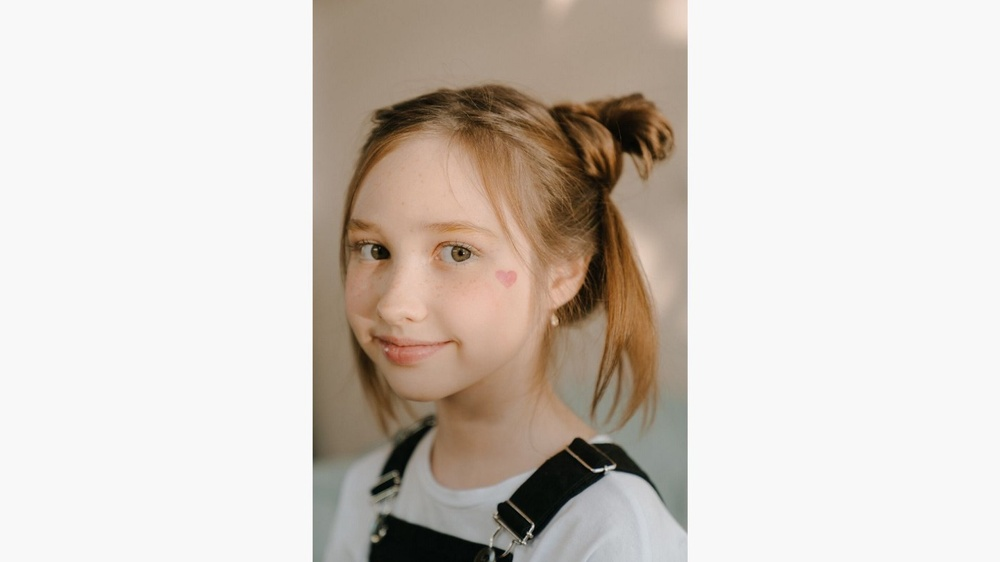
#> input picture test.jpeg, 1000 x 562 px, shrunk from 1400 x 787 before the run
$ jupyter execute 'FACE DETECTOR IN IMAGE.ipynb'
#> lines starting #> are read from the running program, lines starting #| are printed output that depends on the picture; after the words box and inside, x2 and y2 are one past the last pixel; in counts of white or black regions, pixels touching at a corner belong together
[cell 1]
import cv2

[cell 2]
face_cascade = cv2.CascadeClassifier('face_detector.xml') #reading an xml file written by OpenCv called Haarcascade , type of classifier used to detect objects in source

[cell 3]
img = cv2.imread('test.jpeg')
#> img is the input picture: shape (562, 1000, 3); mean B, G, R 196.5, 203.8, 211.8

[cell 4]
faces = face_cascade.detectMultiScale(img, 1.1, 4)
#> faces = [[287, 150, 267, 267]]
#print(faces)

[cell 5]
# Draw rectangle around the faces
for (x, y, w, h) in faces:
  cv2.rectangle(img, (x, y), (x+w, y+h), (255, 0, 0), 2)#cv2.rectangle(image, start_point, end_point, color, thickness)
#> this loop made 1 pass
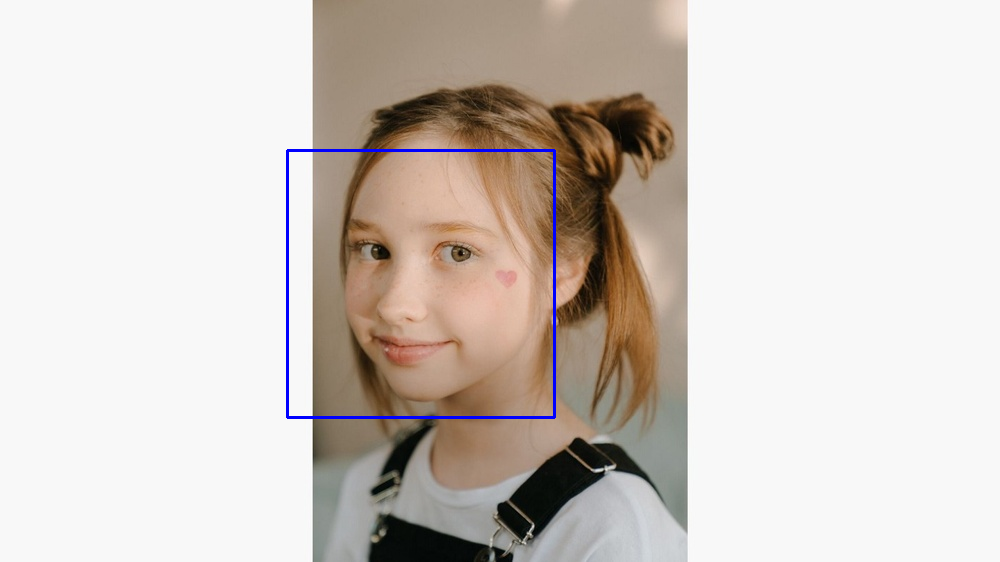
#> img: shape (562, 1000, 3); 0.57% of pixels changed, all inside (x1, y1, x2, y2) = (286, 149, 556, 419)
